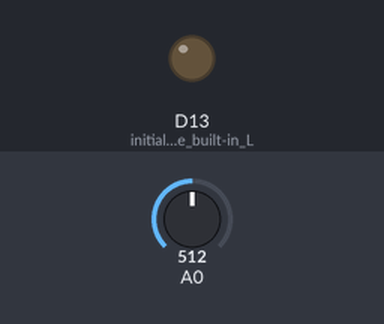
A sketch run on a simulated Arduino Nano 33 IoT. On the bench: output pins drawn as LEDs (lit = HIGH). The inputs (shaded band) are chosen by the test bench; at power-on: A0 = 512. Nothing arrives over Bluetooth unless stated; a phone connects over Bluetooth LE 3 s after start.

Above: at 0.1 s.
At 3.1 s:
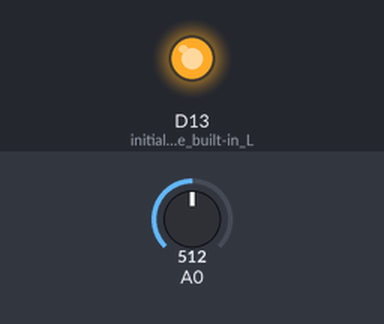
Timing chart, 0 to 4.6 s (numbered marks = the images above):
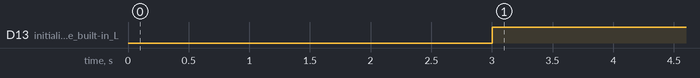

The sketch:

Volt_BLE_Integer.ino
```cpp
//voltmeter define variable names
float input_voltage = 0.0;

float temp=0.0;

float r1=100000.0;    //r1 value

float r2=10000.0;      //r2 value

//add ble library
#include <ArduinoBLE.h>

 // Bluetooth® Low Energy Battery Service
BLEService batteryService("180F");

// Bluetooth® Low Energy Battery Level Characteristic
BLEUnsignedCharCharacteristic batteryLevelChar("2A19",  // standard 16-bit characteristic UUID
    BLERead | BLENotify); // remote clients will be able to get notifications if this characteristic changes

int oldBatteryLevel = 0;  // last battery level reading from analog input
long previousMillis = 0;  // last time the battery level was checked, in ms

void setup() {

  //while (1);

  pinMode(LED_BUILTIN, OUTPUT); // initialize the built-in LED pin to indicate when a central is connected

  BLE.begin();
  BLE.setLocalName("BatteryMonitor");
  BLE.setAdvertisedService(batteryService); // add the service UUID
  batteryService.addCharacteristic(batteryLevelChar); // add the battery level characteristic
  BLE.addService(batteryService); // Add the battery service
  batteryLevelChar.writeValue(oldBatteryLevel); // set initial value for this characteristic

  /* Start advertising Bluetooth® Low Energy.  It will start continuously transmitting Bluetooth® Low Energy
     advertising packets and will be visible to remote Bluetooth® Low Energy central devices
     until it receives a new connection */

  // start advertising
  BLE.advertise();


}

void loop() {
  // wait for a Bluetooth® Low Energy central
  BLEDevice central = BLE.central();

  // if a central is connected to the peripheral:
  if (central) {

    // turn on the LED to indicate the connection:
    digitalWrite(LED_BUILTIN, HIGH);

    // check the battery level every 200ms
    // while the central is connected:
    while (central.connected()) {
      long currentMillis = millis();
      // if 200ms have passed, check the battery level:
      if (currentMillis - previousMillis >= 200) {
        previousMillis = currentMillis;
        updateBatteryLevel();
      }
    }
    // when the central disconnects, turn off the LED:
    digitalWrite(LED_BUILTIN, LOW);
  }
}

void updateBatteryLevel()
{
//Reading analog input from A0 pin
int digitalValue = (analogRead(0));
//Converting digital value to voltage
//int voltage = ((digitalValue*5)/1023);
temp = (digitalValue * 3.3) / 1024.0;
input_voltage = temp / (r2/(r1+r2));
if (input_voltage < 0.1)
{
 input_voltage=0.0;
}
batteryLevelChar.writeValue(input_voltage);
}
```

Measured:
- by itself, D13 (initialize_the_built-in_L): LOW → HIGH at 3.0 s
